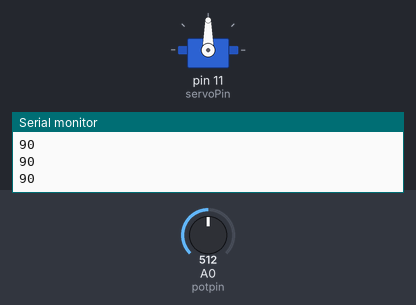
A sketch run on a simulated Arduino Uno, built with avr-gcc and run on an emulated ATmega328P. On the bench: servo, the last lines printed to the serial monitor. The inputs (shaded band) are chosen by the test bench; at power-on: A0 (potpin) = 512.

Above: at 1.2 s.
1.3 s: A0 (potpin) set to 716
At 2.1 s:
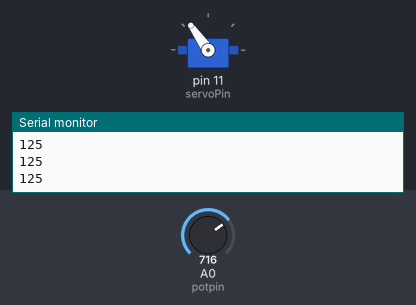
2.8 s: A0 (potpin) set to 900
At 4.0 s:
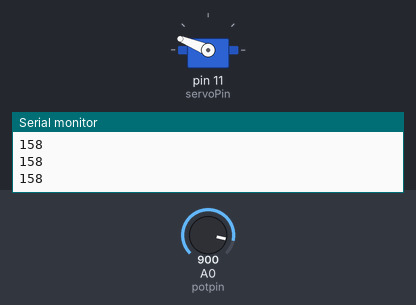
4.3 s: A0 (potpin) set to 1023
At 4.6 s:
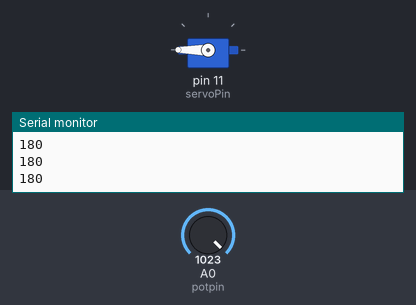
5.8 s: A0 (potpin) set to 306
At 6.8 s:
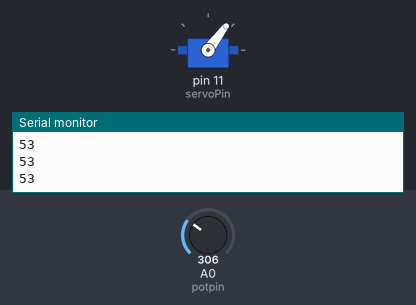
7.3 s: A0 (potpin) set to 122
At 7.6 s:
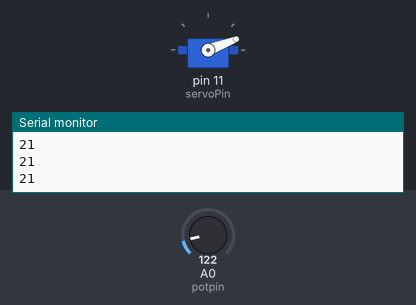
8.8 s: A0 (potpin) set to 0
At 10.2 s:
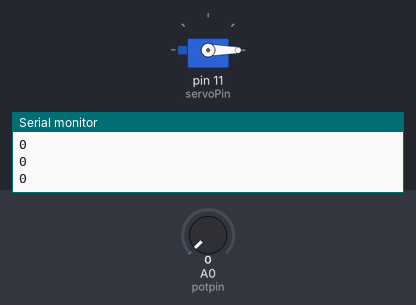
Timing chart, 0 to 11.3 s (numbered marks = the images above; inputs shaded):
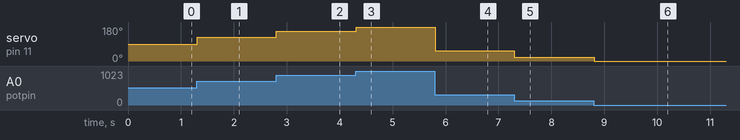

Measured:
- after the input at 1.3 s, servo on pin 11 (servoPin): 90° → 125° at once
- after the input at 2.8 s, servo on pin 11 (servoPin): 125° → 158° at once
- after the input at 4.3 s, servo on pin 11 (servoPin): 158° → 180° at once
- after the input at 5.8 s, servo on pin 11 (servoPin): 180° → 53° at once
- after the input at 7.3 s, servo on pin 11 (servoPin): 53° → 21° at once
- after the input at 8.8 s, servo on pin 11 (servoPin): 21° → 0° at once

The sketch:

Challenge_6.ino
```cpp
// include the servo library
#include <Servo.h>

// create an instance of the servo class
Servo myservo;

// setup the pins for the project
int potpin = A0;
int LEDPin = 7;
int servoPin = 11;

// give pins an initial value
int potVal = 0;
int modVal = 0;

void setup()
{
  // attach the servo to digital pin 11 of the Arduino
  myservo.attach(servoPin);
  // begin Serial communication
  Serial.begin(9600);
  // Turns on Arduino's A0 internal pull-up resistor
  pinMode(potpin, INPUT);
}

void loop()
{
  // read in the potentiometers value and store that value in the
  // potVal variable
  potVal = analogRead(potpin);
  // map the potVal variable between 0 and 180
  potVal = map(potVal, 0, 1023, 0, 180);
  // write potVal to the servo 0-180 degrees
  myservo.write(potVal);
  // store the remainder of potVal / 30 into modVal
  modVal = potVal % 30;
  // if modVal is less-than-or-equal-too turn LED on.
  if(modVal <= 5)
  {
    digitalWrite(LEDPin, HIGH);
  }
  // if modVal is greater-than 5 the LED will turn off.
  else
  {
    digitalWrite(LEDPin, LOW);
  }
  // print potVal to the serial monitor for debugging
  Serial.println(potVal);
  delay(15);
}
```
